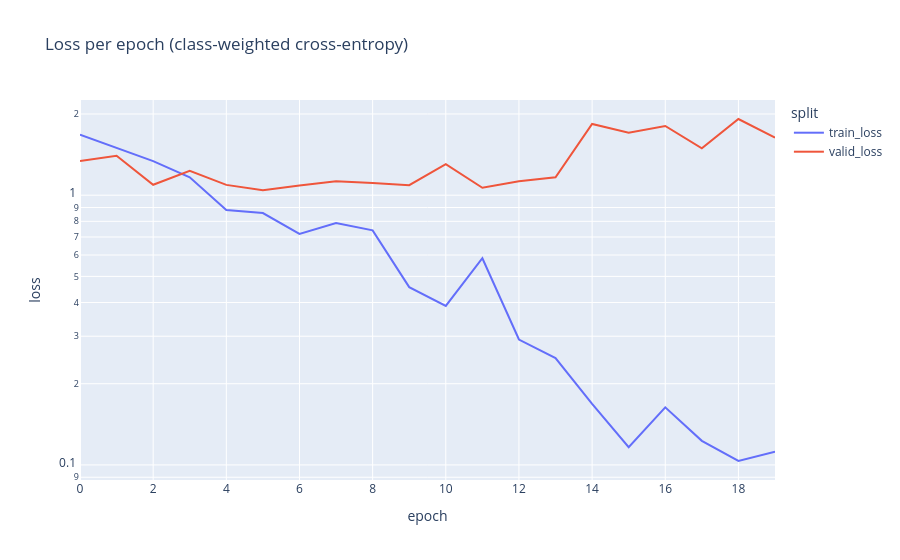

The cell this chart's notebook holds for it:
### Code cell
# new: loss per epoch, training vs validation.

loss_long = history_df.melt(
    id_vars="epoch",
    value_vars=["train_loss", "valid_loss"],
    var_name="split",
    value_name="loss",
)
fig_loss = px.line(
    loss_long,
    x="epoch",
    y="loss",
    color="split",
    log_y=True,
    title="Loss per epoch (class-weighted cross-entropy)",
)
fig_loss.show()

### Figure 1 — Plotly figure (JSON) as saved in the notebook; plotly's stock layout.template omitted (floating-point values rounded to 4 significant figures)
{"data": [{"hovertemplate": "split=train_loss<br>epoch=%{x}<br>loss=%{y}<extra></extra>", "legendgroup": "train_loss", "line": {"color": "#636efa", "dash": "solid"}, "marker": {"symbol": "circle"}, "mode": "lines", "name": "train_loss", "orientation": "v", "showlegend": true, "type": "scatter", "x": [0, 1, 2, 3, 4, 5, 6, 7, 8, 9, 10, 11, 12, 13, 14, 15, 16, 17, 18, 19], "xaxis": "x", "y": [1.677, 1.499, 1.337, 1.165, 0.8811, 0.8586, 0.7187, 0.788, 0.7404, 0.4561, 0.3885, 0.5839, 0.2917, 0.2491, 0.1685, 0.1163, 0.1635, 0.1228, 0.1034, 0.112], "yaxis": "y"}, {"hovertemplate": "split=valid_loss<br>epoch=%{x}<br>loss=%{y}<extra></extra>", "legendgroup": "valid_loss", "line": {"color": "#EF553B", "dash": "solid"}, "marker": {"symbol": "circle"}, "mode": "lines", "name": "valid_loss", "orientation": "v", "showlegend": true, "type": "scatter", "x": [0, 1, 2, 3, 4, 5, 6, 7, 8, 9, 10, 11, 12, 13, 14, 15, 16, 17, 18, 19], "xaxis": "x", "y": [1.339, 1.4, 1.093, 1.23, 1.092, 1.044, 1.087, 1.127, 1.109, 1.09, 1.302, 1.065, 1.126, 1.166, 1.836, 1.703, 1.806, 1.491, 1.916, 1.633], "yaxis": "y"}], "layout": {"legend": {"title": {"text": "split"}, "tracegroupgap": 0}, "title": {"text": "Loss per epoch (class-weighted cross-entropy)"}, "xaxis": {"anchor": "y", "domain": [0, 1], "title": {"text": "epoch"}}, "yaxis": {"anchor": "x", "domain": [0, 1], "title": {"text": "loss"}, "type": "log"}}}
